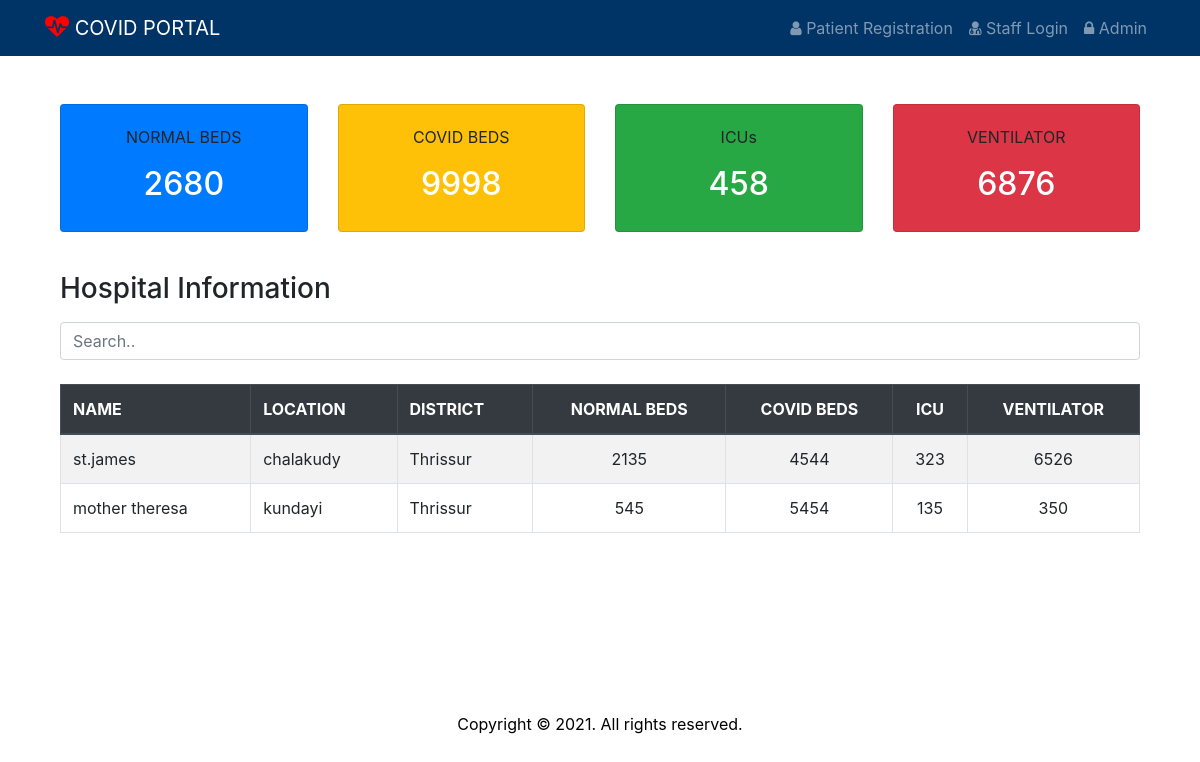
/beds/, run on the app's committed database.
### beds/models.py (models this page shows, shortened)
class Hospital(models.Model):
    sc = (
    ('gov', 'Government'),
    ('prv', 'Private')
    )
    name = models.CharField(max_length=50)
    location = models.CharField(max_length=50)
    district = models.CharField(max_length=2, choices=dt)
    phone = models.CharField(max_length=12)
    sector = models.CharField(max_length=3, choices=sc)
    covid_beds = models.IntegerField()
    normal_beds = models.IntegerField()
    icu_beds = models.IntegerField()
    ventilator = models.IntegerField()
    user = models.OneToOneField(User, on_delete=models.CASCADE, blank=True, null=True)

### beds/views.py (the view)
# urls.py: path('', views.index, name='index'),
def index(request):
    normal_beds = Hospital.objects.aggregate(total=Sum('normal_beds'))
    covid_beds = Hospital.objects.aggregate(total=Sum('covid_beds'))
    icu = Hospital.objects.aggregate(total=Sum('icu_beds'))
    ventilator = Hospital.objects.aggregate(total=Sum('ventilator'))
    page = request.GET.get('page', 1)
    hospital_list = Hospital.objects.all()
    paginator = Paginator(hospital_list, 5)
    try:
        hospitals = paginator.page(page)
    except PageNotAnInteger:
        hospitals = paginator.page(1)
    except EmptyPage:
        hospitals = paginator.page(paginator.num_pages)
    context = {
        'normal_beds': normal_beds,
        'covid_beds': covid_beds,
        'icu': icu,
        'ventilator': ventilator,
        'hospitals': hospitals
    }
    return render(request, 'beds/summary.html', context)

### beds/template/beds/summary.html (shortened to what this page needs)
{% extends 'beds/index.html' %}
{% block content %}
<div class="container mt-4 pt-4 pb-4">
  <div class="card-deck">
    <div class="card bg-primary">
      <div class="card-body text-center">
        <p class="card-text">NORMAL BEDS</p>
        <h2 class="text-white">{{ normal_beds.total }}</h2>
      </div>
    </div>
    <div class="card bg-warning">
      <div class="card-body text-center">
        <p class="card-text">COVID BEDS</p>
        <h2 class="text-white">{{ covid_beds.total }}</h2>
      </div>
    </div>
    <div class="card bg-success">
      <div class="card-body text-center">
        <p class="card-text">ICUs</p>
        <h2 class="text-white">{{ icu.total }}</h2>
      </div>
    </div>
    <div class="card bg-danger">
      <div class="card-body text-center">
        <p class="card-text">VENTILATOR</p>
        <h2 class="text-white">{{ ventilator.total }}</h2>
      </div>
    </div>
  </div>
</div>
<div class="container mt-3">
  <h3 class="mb-3">Hospital Information</h3>
  <input class="form-control" id="myInput" type="text" placeholder="Search..">
  <br>
  <table class="table table-bordered table-striped table-hover">
    <thead class="thead-dark">
      <tr>
        <th>NAME</th>
        <th>LOCATION</th>
        <th>DISTRICT</th>
        <th class="text-center">NORMAL BEDS</th>
        <th class="text-center">COVID BEDS</th>
        <th class="text-center">ICU</th>
        <th class="text-center">VENTILATOR</th>
      </tr>
    </thead>
    <tbody id="myTable">
      {% for hospital in hospitals %}
        <tr>
          <td>{{ hospital.name }}</td>
          <td>{{ hospital.location}}</td>
          <td>{{ hospital.get_district_display}}</td>
          <td class="text-center">{{ hospital.normal_beds}}</td>
          <td class="text-center">{{ hospital.covid_beds}}</td>
          <td class="text-center">{{ hospital.icu_beds}}</td>
          <td class="text-center">{{ hospital.ventilator}}</td>
        </tr>
      {% endfor %}
    </tbody>
  </table>
  <div style="height:120px;"></div>
</div>
{% endblock %}

### beds/template/beds/index.html (shortened to what this page needs)
{% load static %}
<!DOCTYPE html>
<html lang="en">
<head>
  <link rel="stylesheet" href="https://cdnjs.cloudflare.com/ajax/libs/font-awesome/4.7.0/css/font-awesome.min.css">
  <link rel="stylesheet" href="https://maxcdn.bootstrapcdn.com/bootstrap/4.5.2/css/bootstrap.min.css">
  <link rel="stylesheet" href="{% static 'beds/css/style.css'%}">
</head>
<body>
<nav class="navbar navbar-expand-sm bg-navy navbar-dark">
  <div class="container">
    <a class="navbar-brand" href="{% url 'index' %}"><i class="fa fa-heartbeat" style="font-size:24px;color:red"></i> COVID PORTAL</a>
    {% if user.is_authenticated %}
      <ul class="navbar-nav">
        <li class="nav-item">
          <a class="nav-link" href="{% url 'index' %}"><i class="fa fa-home"></i> Home </a>
        </li>
        <li class="nav-item">
          <a class="nav-link" href="{% url 'dashboard' %}"><i class="fa fa-dashboard"></i> Dashboard </a>
        </li>
       <li class="nav-item dropdown">
         <a class="nav-link dropdown-toggle" href="#" id="navbardrop" data-toggle="dropdown">
           <i class="fa fa-user-circle"></i> {{ user.username }}
         </a>
         <div class="dropdown-menu">
           <a class="dropdown-item" href="{% url 'logout' %}">Logut</a>
         </div>
       </li>
      </ul>
    {% else %}
    <ul class="navbar-nav">
      <li class="nav-item">
        <a class="nav-link" href="{% url 'patient_reg' %}"><i class="fa fa-user"></i> Patient Registration</a>
      </li>
      <li class="nav-item">
        <a class="nav-link" href="{% url 'login' %}"><i class="fa fa-user-md"></i> Staff Login</a>
      </li>
      <li>
        <a class="nav-link" href=" http://127.0.0.1:8000/admin"><i class="fa fa-lock"></i> Admin</a>
      </li>
    </ul>
    {% endif %}
  </div>
</nav>
<div class="container">
  {% block content %}
  {% endblock %}
</div>
<footer class="site-footer">
		<div class="container">
			<div class="row mb-5">
				<p class="col-12 text-center">
					Copyright &copy; <script>document.write(new Date().getFullYear());</script>. All rights reserved.
				</p>
			</div>
		</div>
</footer>
</body>
</html>

### beds/static/beds/css/style.css (style rules this page uses)
.bg-navy { background-color: #003366; color: white; }
.site-footer { position: fixed; left: 0; bottom: 0; width: 100%; color: black; text-align: center; }

### data on the page
Hospital: name "st.james", location "chalakudy", district "Thrissur", normal_beds "2135", covid_beds "4544", icu_beds "323", ventilator "6526"
Hospital: name "mother theresa", location "kundayi", district "Thrissur", normal_beds "545", covid_beds "5454", icu_beds "135", ventilator "350"

### other printed values
{{ normal_beds.total }} "2680"
{{ covid_beds.total }} "9998"
{{ icu.total }} "458"
{{ ventilator.total }} "6876"
